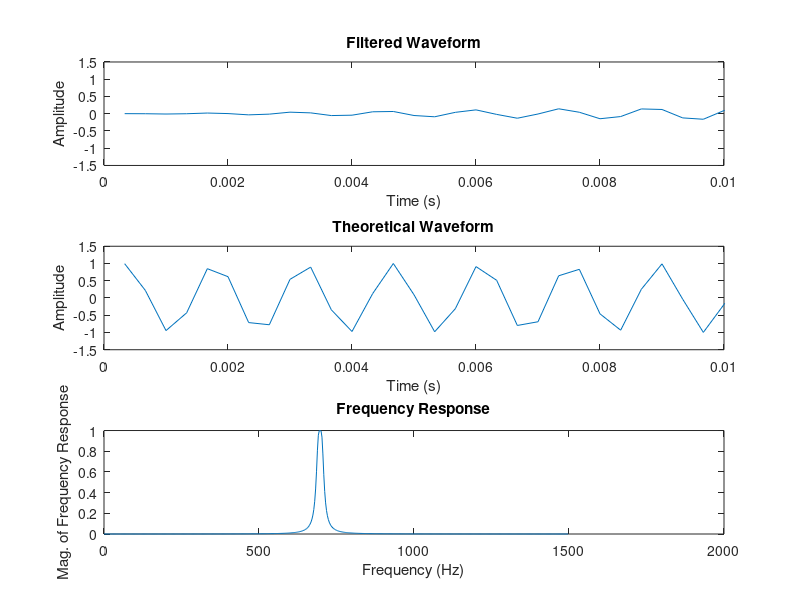

MATLAB code to generate this figure: (Note: this script raises an error after producing the figure.)
% Question 1
% Use marginally stable IIR filter to generate the tones of 3 seconds
% when a key (a number from 0 to 9) is being input.

low_freqs   = [697 770 852 941]; % Low Frequencies (Rows)
high_freqs  = [1209 1336 1477]; % High Frequencies (Columns)

% Marginally stable IIR filter is determined by the zero-pole plot of 
% filter transfer function

% Stable: If and only if all the poles of the filter transfer 
% function lie inside the unit circle.

Fs  = 3000; % Sampling Frequency of 3kHz
t   = (1:9000)/Fs; % Sampled Waveform from t=0 to t=3 seconds

full_waveform = 0; % Establish a waveform of all frequencies

% Adding low_frequencies
for r=1:4
    full_waveform = full_waveform + sin(2*pi*t*low_freqs(r));
end

% Adding high_frequencies
for c=1:3
    full_waveform = full_waveform + sin(2*pi*t*high_freqs(c));
end

% IIR Bandpass Butterworth Filter to filter out the desired frequency

F = 697;
Wp = [F-10 F+10]*2/Fs;            % Passband Frequencies
Ws = [F-500 F+500]*2/Fs;           % Stopband Frequencies 
Rp = 3;                         % Passband Ripple 
Rs = 40;                        % Min. stopband attenuation 
[n,Wn] = buttord(Wp,Ws,Rp,Rs);  % Filter order estimation 
[b,a] = butter(n,Wn);           % Designing filter

% Output the filter stablity (1 = STABLE)
fprintf("\nFilter stablity: %d\n", isstable(b,a))

% Here we will plot 3 graphs
% First graph is our filtered waveform
% Second graph is the actual waveform we should see
% Third graph is the frequency/magnitude response for our confirmation

sf = filter(b,a,full_waveform); % Filter the waveform
subplot(3,1,1);
plot(t,sf);
xlabel('Time (s)');
ylabel('Amplitude');
title('Filtered Waveform');
axis([0 0.01 -1.5 1.5]);

subplot(3,1,2);
plot(t,sin(2*pi*t*F)); % Plot the actual, theoretical waveform
xlabel('Time (s)');
ylabel('Amplitude');
title('Theoretical Waveform');
axis([0 0.01 -1.5 1.5]);

subplot(3,1,3);
% Plot the Frequency Response for our analysis
[H,w] = freqz(b,a,512);
plot(w*Fs/(2*pi),abs(H));
title('Frequency Response');
xlabel('Frequency (Hz)');
ylabel('Mag. of Frequency Response');



% Since we determine the above steps to be accurate, we can 
% carry on the fitler out the required waveforms for each frequency 
% when the person presses the button

buttons = {'1','2','3','4','5','6','7','8','9','*','0','#'};
frequencies = [];
for r=1:4
    for c=1:3
        frequencies = [ frequencies [low_freqs(r) ; high_freqs(c)] ];
    end
end

for number=1:12
    freqs = frequencies(number);
    f1 = freqs(1);
    f2 = freqs(2);
    fprintf("%d %d", f1, f2);
end

